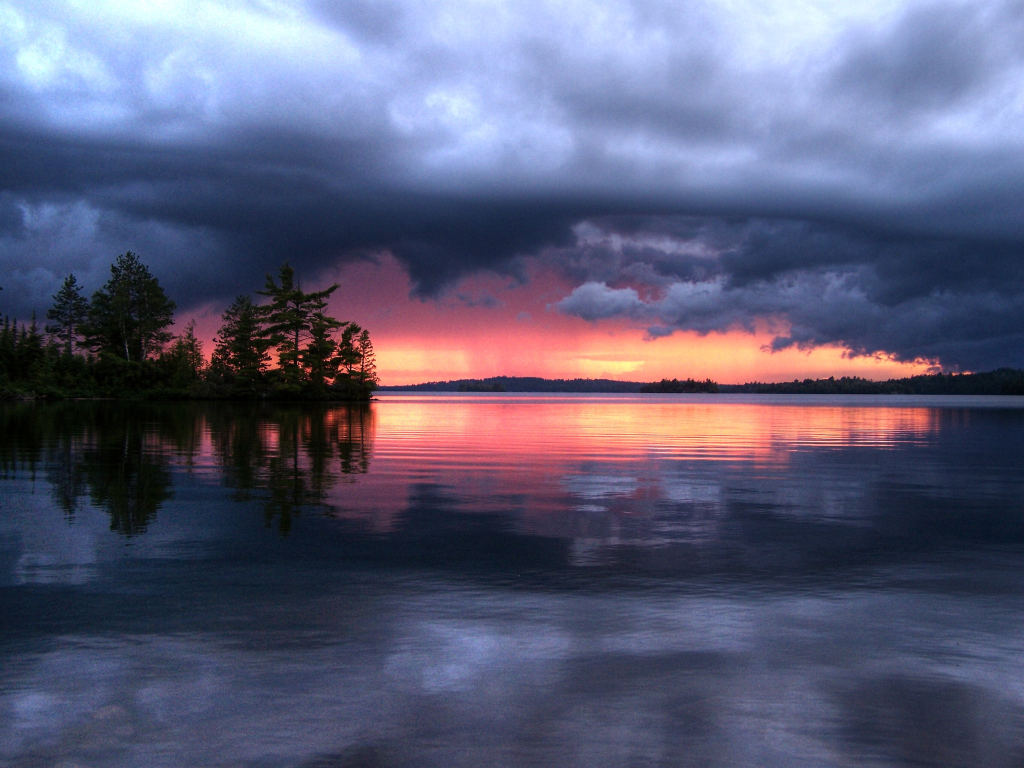
#> input picture python-essential-libraries/pillow/landscape.jpg, 3072 x 2304 px (shown at 1/3 size)
$ python image_manipulation.py
#> lines starting #> are read from the running program, lines starting #| are printed output that depends on the picture
from PIL import Image, ImageFilter, ImageOps

infile = 'landscape.jpg'

# crop image
with Image.open(infile) as image:
#> image is the input picture: PIL image 3072x2304 RGB; mean R, G, B 90.9, 91.7, 118.5
    midx = image.width / 2
#> midx = 1536
    midy = image.height / 2
#> midy = 1152
    croparea = (midy - 400,midx - 250, midy + 400, midx + 250)
#> croparea = (752, 1286, 1552, 1786)
    cropimg = image.crop(croparea)
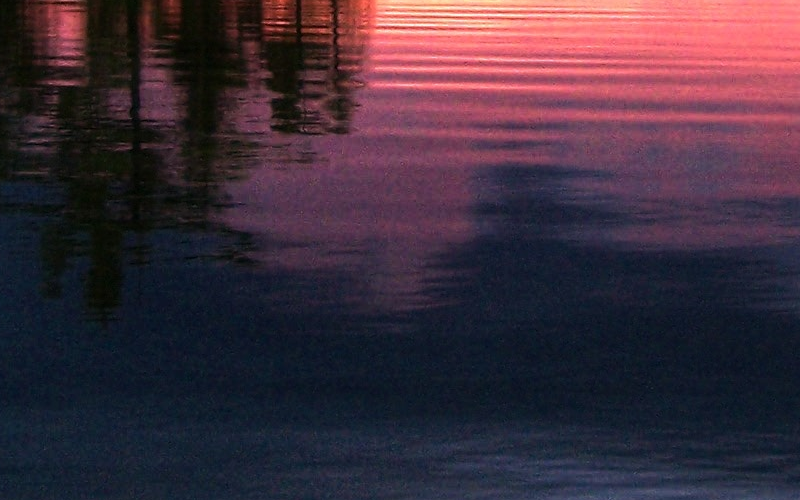
#> cropimg: PIL image 800x500 RGB; mean R, G, B 63.4, 45.5, 58.9
    cropimg.show()

# resize + rotation
with Image.open(infile) as image:
    new_img = image.resize((256, 256))
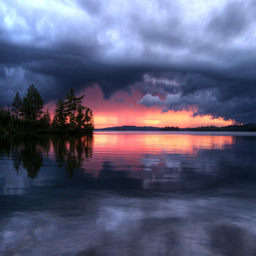
#> new_img: PIL image 256x256 RGB; mean R, G, B 90.9, 91.7, 118.5
    new_img = new_img.rotate(45) # degrees
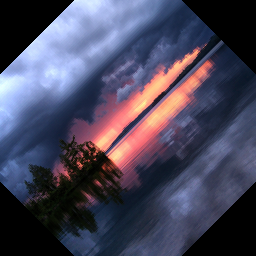
#> new_img: PIL image 256x256 RGB; mean R, G, B 72.5, 70.6, 91.5
    new_img.show()


# transpose
with Image.open(infile) as image:
    new_img = image.transpose(Image.FLIP_TOP_BOTTOM)
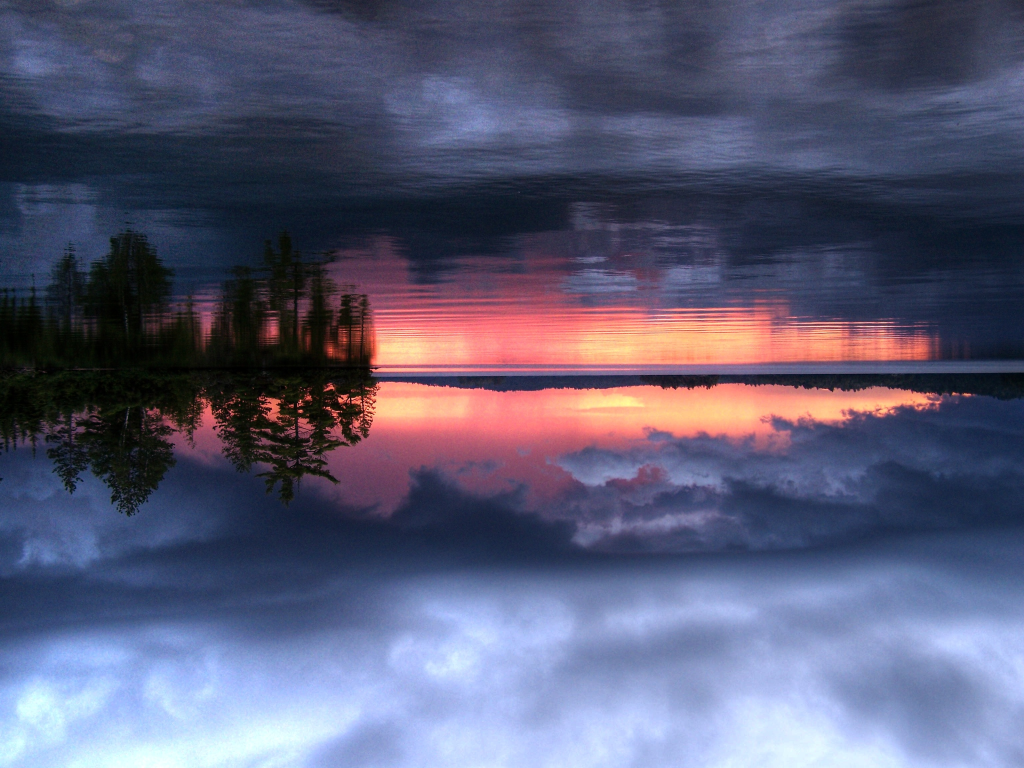
#> new_img: PIL image 3072x2304 RGB (shown at 1/3 size); mean R, G, B 90.9, 91.7, 118.5
    new_img.show()

# imagefilter => ex: gaussian blur
with Image.open(infile) as image:
    new_img = image.filter(ImageFilter.GaussianBlur(20))
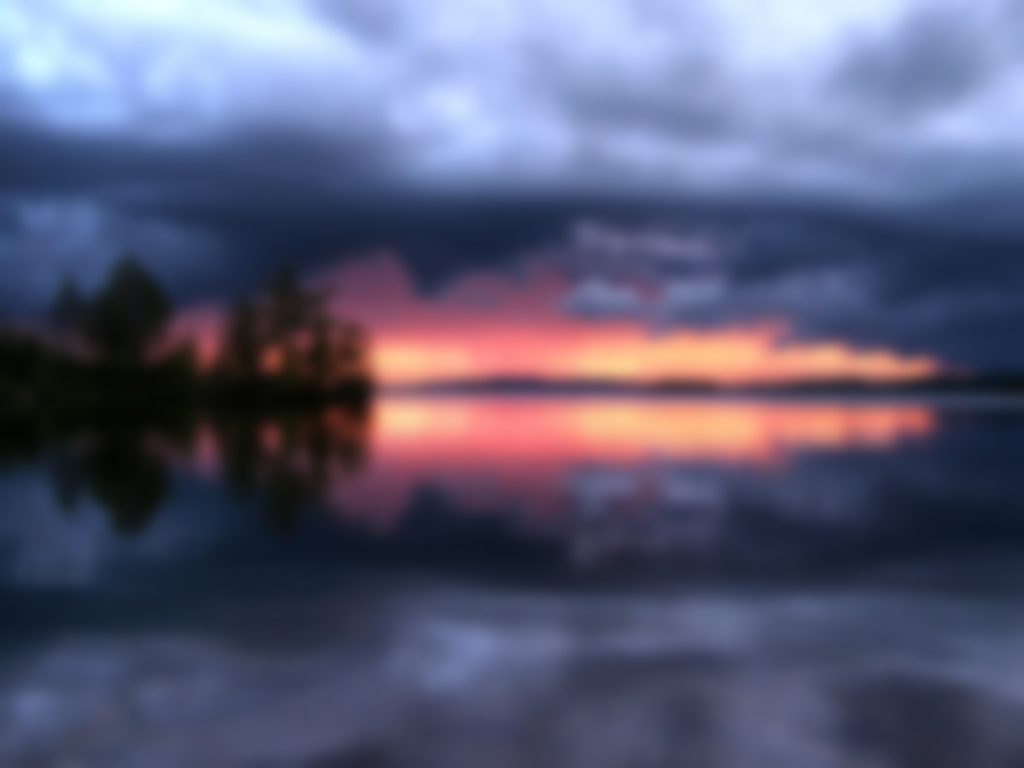
#> new_img: PIL image 3072x2304 RGB (shown at 1/3 size); mean R, G, B 90.9, 91.7, 118.5
    new_img.show()

# image processing with imageops
with Image.open(infile) as image:
    new_img = ImageOps.grayscale(image)
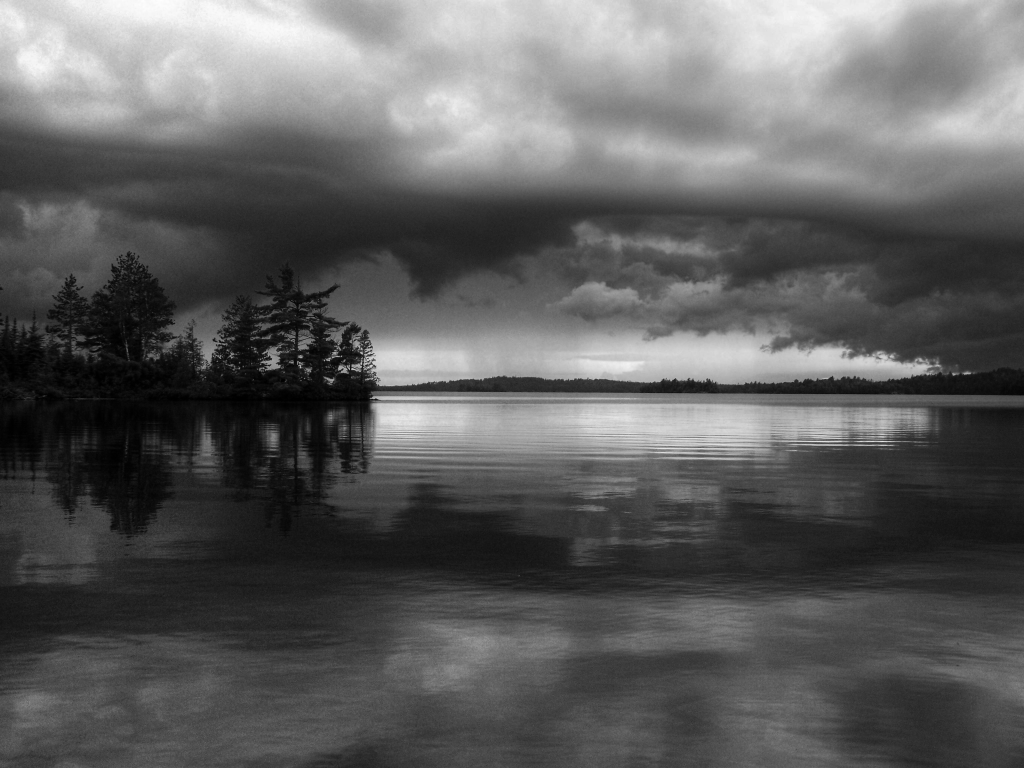
#> new_img: PIL image 3072x2304 L (shown at 1/3 size); min 0, max 255, mean 94.5
    new_img.show()
